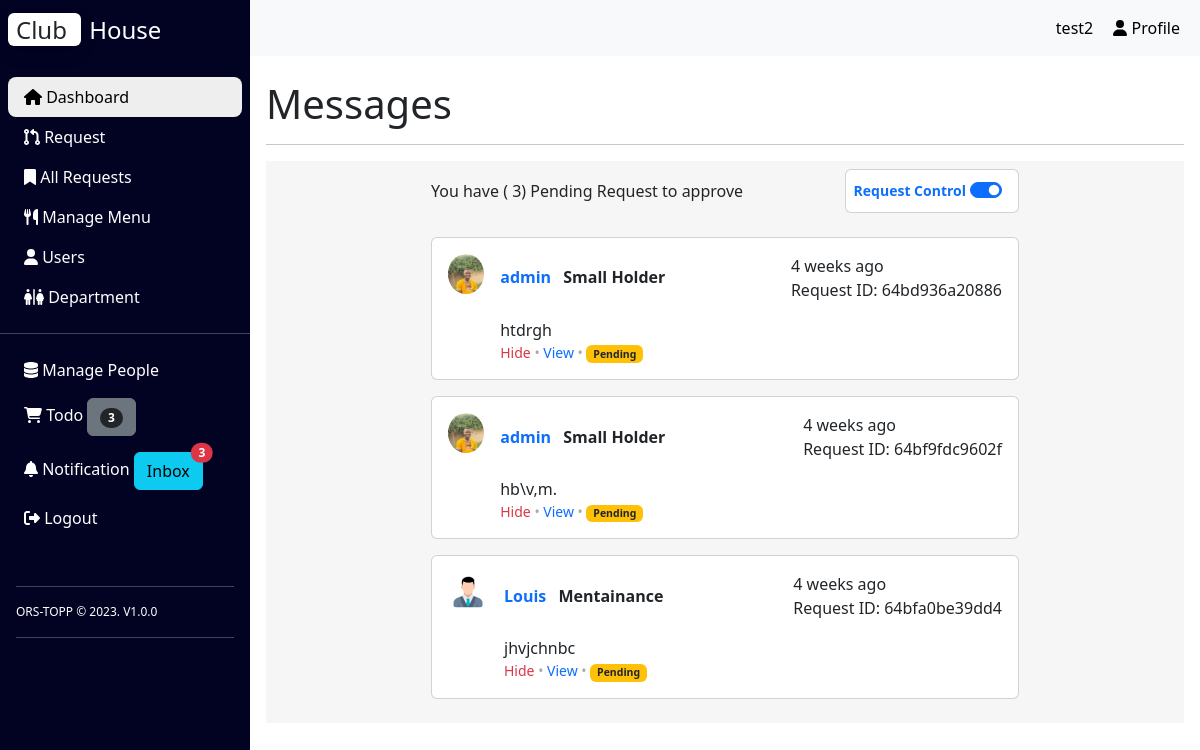
Screenshot of /message.php (signed in) with the database file from the repository.
### tables this page shows
CREATE TABLE `requests` (
  `id` int(11) NOT NULL,
  `uniqid` varchar(255) NOT NULL,
  `guest_name` varchar(255) NOT NULL,
  `guest_address` varchar(255) NOT NULL,
  `check_in_date` datetime NOT NULL,
  `check_out_date` datetime NOT NULL,
  `purpose_of_visit` varchar(255) NOT NULL,
  `breakfast` varchar(255) DEFAULT NULL,
  `dinner` varchar(255) DEFAULT NULL,
  `lunch` varchar(255) DEFAULT NULL,
  `num_of_people_for_menu` int(11) DEFAULT NULL,
  `num_of_people_for_acco` int(11) DEFAULT NULL,
  `employee_names` varchar(255) DEFAULT NULL,
  `visitors_names` varchar(255) DEFAULT NULL,
  `status` varchar(255) DEFAULT NULL,
  `rejection_message` varchar(255) DEFAULT NULL,
  `requester_id` int(11) NOT NULL,
  `approver1` int(11) DEFAULT NULL,
  `approver2` int(11) DEFAULT NULL,
  `approver3` int(11) DEFAULT NULL,
  `approver4` int(11) DEFAULT NULL,
  `created_at` timestamp NOT NULL DEFAULT current_timestamp(),
  `approver1_status` enum('Approved','Rejected','Pending') DEFAULT 'Pending',
  `approver2_status` enum('Approved','Rejected','Pending') DEFAULT 'Pending',
  `approver3_status` enum('Approved','Rejected','Pending') DEFAULT 'Pending',
  `approver4_status` enum('Approved','Rejected','Pending') DEFAULT 'Pending'
);

CREATE TABLE `users` (
  `id` int(11) NOT NULL,
  `email` varchar(250) NOT NULL,
  `password` varchar(250) NOT NULL,
  `createddate` datetime NOT NULL DEFAULT current_timestamp(),
  `name` varchar(250) NOT NULL,
  `profile_image` varchar(250) NOT NULL,
  `user_type` enum('admin','user','approver') NOT NULL,
  `department_id` int(11) DEFAULT NULL,
  `tel` varchar(10) NOT NULL,
  `reset_token` varchar(100) NOT NULL
);

CREATE TABLE `departments` (
  `id` int(11) NOT NULL,
  `name` varchar(250) NOT NULL,
  `status` int(11) NOT NULL DEFAULT 1
);

### config.php (called while the page is built)
<?php
$host = "localhost";
$username = "root";
$password = "";
$database = "booking";

### class/Database.php (called while the page is built, shortened)
<?php
class Database
{
    private $conn;
    public function __construct($host, $username, $password, $database)
    {
        $this->conn = new mysqli($host, $username, $password, $database);
    }
    public function getConnection()
    {
        return $this->conn;
    }
}
?>

### init.php (called while the page is built, shortened)
<?php
include 'config.php';
require 'class/Database.php';
require 'class/Request.php';
$database = new Database($host, $username, $password, $database);
$request =new Request($database);
?>

### class/Request.php (called while the page is built, shortened)
<?php
class Request
{
    private $db;
    public function __construct(Database $db)
    {
        $this->db = $db->getConnection();
    }
    public function ago($time)
    {
        $periods = array("second", "minute", "hour", "day", "week", "month", "year", "decade");
        $lengths = array("60", "60", "24", "7", "4.35", "12", "10");
        $now = time();
        $difference = $now - $time;
        for ($j = 0; $difference >= $lengths[$j] && $j < count($lengths) - 1; $j++) {
            $difference /= $lengths[$j];
        }
        $difference = round($difference);
        if ($difference != 1) {
            $periods[$j] .= "s";
        }
        return $difference . " " . $periods[$j] . " ago";
    }
    public function countAllPendingRequests()
    {
        $status = 'pending';
        $stmt = $this->db->prepare("SELECT COUNT(*) AS count FROM requests WHERE status = ?");
        $stmt->bind_param("s", $status);
        $stmt->execute();
        $result = $stmt->get_result();
        if ($result && $result->num_rows > 0) {
            $data = $result->fetch_assoc();
            return $data['count'];
        }
        return 0;
    }
    public function getPendingRequests()
    {
        $status = 'pending';
        $query = "SELECT requests.*,
                      users.name AS requester_name,
                      users.profile_image AS requester_image,
                      departments.name AS requester_department
              FROM requests
              INNER JOIN users ON requests.requester_id = users.id
              INNER JOIN departments ON users.department_id = departments.id
              WHERE requests.status = ?";
        $stmt = $this->db->prepare($query);
        $stmt->bind_param("s", $status);
        $stmt->execute();
        $result = $stmt->get_result();
        $requests = array();
        if ($result && $result->num_rows > 0) {
            while ($request = $result->fetch_assoc()) {
                $checkInDate = strtotime($request['check_in_date']);
                $checkOutDate = strtotime($request['check_out_date']);
                $days = floor(($checkOutDate - $checkInDate) / (60 * 60 * 24));
                $request['num_of_days_to_spend'] = $days;
                $createdAt = strtotime($request['created_at']);
                $request['elapsed_time'] = $this->ago($createdAt);
                $requests[] = $request;
            }
        }
        return $requests;
    }
}
?>

### message.php (the view, shortened to what this page needs)
<?php
include 'init.php';
include('inc/header.php');
include('inc/nav.php');
$requesterId = $_SESSION['user_id'];
$numRejectedRequests = $request->countRejectedRequests($requesterId);
?>
<div class="container px-3 pt-4">
  <h1 class="msg-title">Messages</h1>
  <hr>
  <section style="background-color: #f7f6f6;">
    <div class="container my-3 py-2 text-dark">
      <div class="row d-flex justify-content-center">
        <div class="col-md-12 col-lg-10 col-xl-8">
          <div class="d-flex justify-content-between align-items-center mb-4">
            <?php if ($_SESSION['user_type'] == 'user'): ?>
              You have (
              <?= $numRejectedRequests ?>) rejected request(s)
            <?php else: ?>
              <?php
              $numPendingRequests = $request->countAllPendingRequests();
              ?>
              You have (
              <?= $numPendingRequests ?>) Pending Request to approve
            <?php endif; ?>
            <div class="card">
              <div class="card-body p-2 d-flex align-items-center">
                <h6 class="text-primary fw-bold small mb-0 me-1">Request Control </h6>
                <div class="form-check form-switch">
                  <input class="form-check-input" type="checkbox" id="flexSwitchCheckChecked" checked />
                </div>
              </div>
            </div>
          </div>
          <div id="myPost">
            <?php
            $pendings = $request->getPendingRequests();
            if ($pendings) {
              foreach ($pendings as $pending) {
                ?>
                <?php if ($_SESSION['user_type'] == 'admin' || $_SESSION['user_type'] == 'approver'): ?>
                  <div class="card mb-3" data-item-id="1">
                    <div class="card-body">
                      <div class="d-flex flex-start">
                        <img src="<?= $pending['requester_image'] ?>" alt="avatar" width="40" height="40"
                          class="rounded-circle shadow-1-strong me-3" />
                        <div class="w-100">
                          <div class="d-flex justify-content-between align-items-center mb-3">
                            <h6 class="text-primary fw-bold mb-0">
                              <?= $pending['requester_name'] ?>
                              <span class="text-dark ms-2">
                                <?= $pending['requester_department'] ?>
                              </span>
                            </h6>
                            <p class="mb-0">
                            <?= $pending['elapsed_time'];?><br>
                              Request ID:
                              <?= $pending['uniqid'] ?>
                            </p>
                          </div>
                          <div class="msg-body">
                            <span>
                              <?= $pending['purpose_of_visit'] ?>
                            </span>
                          </div>
                          <div class="d-flex justify-content-between align-items-center">
                            <p class="small mb-0" style="color: #aaa;">
                              <a href="#!" class="link-grey text-danger" style="text-decoration:none"
                                onclick="softDelete(event)">Hide</a> •
                              <a href="post.php?id=<?= $pending['id'] ?>" class="link-grey"
                                style="text-decoration:none">View</a> •
                              <a class="text-dark badge bg-warning text-decoration-none">
                                <?= $pending['status'] ?>
                              </a>
                            </p>
                          </div>
                        </div>
                      </div>
                    </div>
                  </div>
                <?php endif; ?>
                <?php
              }
            } else {
            }
            ?>
          </div>
        </div>
      </div>
    </div>
  </section>
</div>
<?php include('inc/footer.php'); ?>

### css/customs.css (style rules this page uses)
body { background: #eee; }
:root { --dark-blue:rgb(2, 2, 35); --dark-green:rgb(2, 139, 66); --success-green:rgb(6, 220, 6); --red:rgb(215, 23, 23); --light-red:rgb(253, 108, 108); --blue:rgb(57, 57, 255); }
h1,h2 { font-size: 2rem; color: var(--dark-blue); }
h3,h4,h5,h6 { font-size: 3rem; color: var(--dark-blue); font-weight: 600; }

### css/style.css (style rules this page uses)
:root { --dark-blue:rgb(2, 2, 35); --dark-green:rgb(2, 139, 66); --success-green:rgb(6, 220, 6); --red:rgb(215, 23, 23); --light-white-red:rgb(248, 151, 151); --light-red:rgb(253, 108, 108); --warning:#b5b074; --blue:rgb(185, 228, 220); }

### rows the page displays
requests: requester.profile_image (picture), requester.name "admin", departments.name "Small Holder", elapsed_time "4 weeks ago", uniqid "64bd936a20886", purpose_of_visit "htdrgh", status "Pending"
requests: requester.profile_image (picture), requester.name "admin", departments.name "Small Holder", elapsed_time "4 weeks ago", uniqid "64bf9fdc9602f", purpose_of_visit "hb\\v,m.", status "Pending"
requests: requester.profile_image (picture), requester.name "Louis", departments.name "Mentainance", elapsed_time "4 weeks ago", uniqid "64bfa0be39dd4", purpose_of_visit "jhvjchnbc", status "Pending"

### other values shown
$totalWhilelistRequests "3"
$numPendingRequests "3"
$_SESSION['user_details']['name'] "test2"
